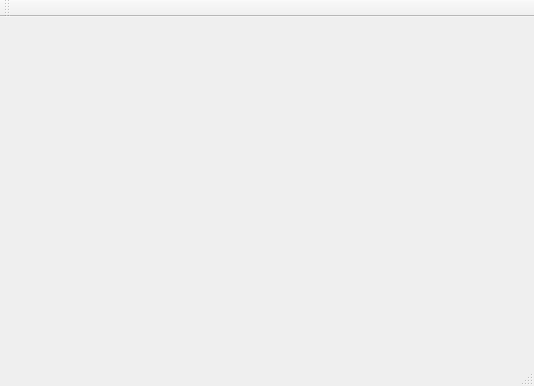
<?xml version="1.0" encoding="UTF-8"?>
<ui version="4.0">
 <class>WarningMainWindow1</class>
 <widget class="QMainWindow" name="WarningMainWindow1">
  <property name="geometry">
   <rect>
    <x>0</x>
    <y>0</y>
    <width>534</width>
    <height>386</height>
   </rect>
  </property>
  <property name="windowTitle">
   <string>WarningMainWindow1</string>
  </property>
  <widget class="QWidget" name="centralWidget"/>
  <widget class="QMenuBar" name="menuBar">
   <property name="geometry">
    <rect>
     <x>0</x>
     <y>0</y>
     <width>534</width>
     <height>26</height>
    </rect>
   </property>
  </widget>
  <widget class="QToolBar" name="mainToolBar">
   <attribute name="toolBarArea">
    <enum>TopToolBarArea</enum>
   </attribute>
   <attribute name="toolBarBreak">
    <bool>false</bool>
   </attribute>
  </widget>
  <widget class="QStatusBar" name="statusBar"/>
 </widget>
 <layoutdefault spacing="6" margin="11"/>
 <resources/>
 <connections/>
</ui>
